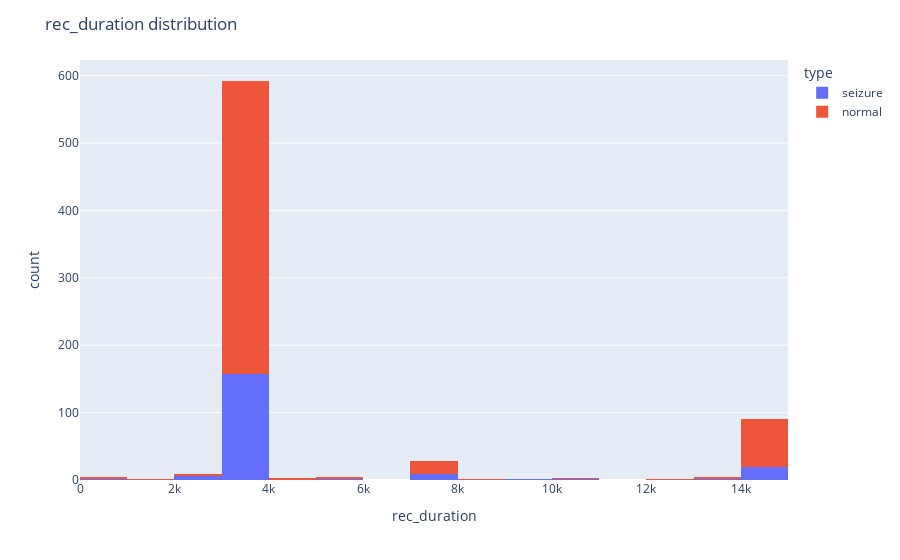

This figure's notebook cell:
### Code cell
f = px.histogram(DataAnotation.query("rec_duration > 0"), x = 'rec_duration', color = 'type')
f.update_layout(title = 'rec_duration distribution')
f.show()

### Figure 1 — Plotly figure (JSON) as saved in the notebook; plotly's stock layout.template omitted (floating-point values rounded to 4 significant figures; data arrays with more than 128 entries replaced by an {"elided": "..."} marker saying what was removed)
{"data": [{"alignmentgroup": "True", "bingroup": "x", "hovertemplate": "type=seizure<br>rec_duration=%{x}<br>count=%{y}<extra></extra>", "legendgroup": "seizure", "marker": {"color": "#636efa"}, "name": "seizure", "offsetgroup": "seizure", "orientation": "v", "showlegend": true, "type": "histogram", "x": {"elided": "198 int values"}, "xaxis": "x", "yaxis": "y"}, {"alignmentgroup": "True", "bingroup": "x", "hovertemplate": "type=normal<br>rec_duration=%{x}<br>count=%{y}<extra></extra>", "legendgroup": "normal", "marker": {"color": "#EF553B"}, "name": "normal", "offsetgroup": "normal", "orientation": "v", "showlegend": true, "type": "histogram", "x": {"elided": "545 int values"}, "xaxis": "x", "yaxis": "y"}], "layout": {"barmode": "relative", "legend": {"title": {"text": "type"}, "tracegroupgap": 0}, "margin": {"t": 60}, "title": {"text": "rec_duration distribution"}, "xaxis": {"anchor": "y", "domain": [0, 1], "title": {"text": "rec_duration"}}, "yaxis": {"anchor": "x", "domain": [0, 1], "title": {"text": "count"}}}}
